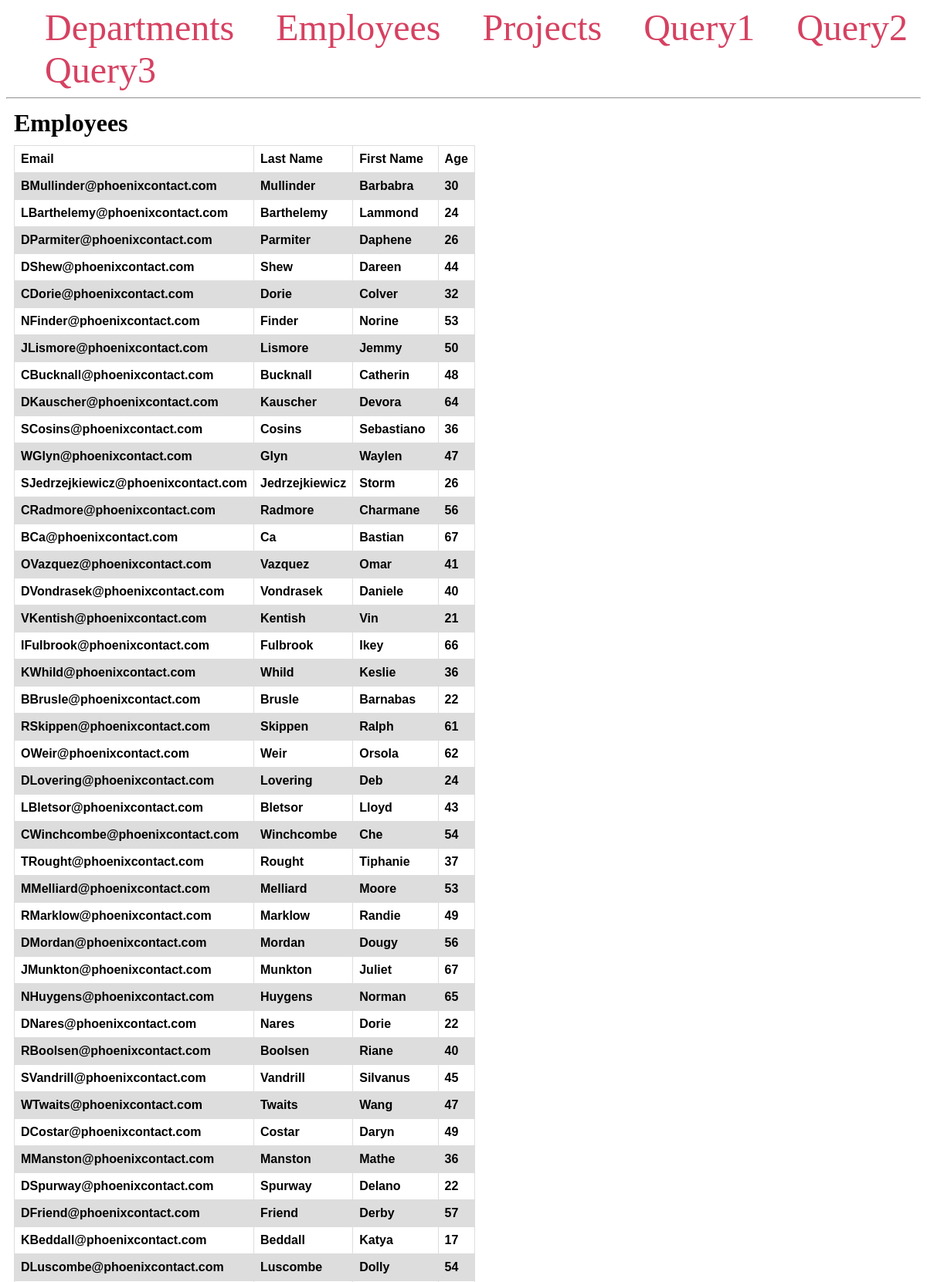
The page /employees (upper part) on the database its author committed.
### app.py (models this page shows, shortened)
class Employee(db.Model):
   id = db.Column (db.Integer, primary_key=True)
   email = db.Column (db.String(60))
   lastname= db.Column (db.String(60))
   firstname= db.Column (db.String(60))
   age = db.Column(db.Integer)
   department_id = db.Column(db.Integer , db.ForeignKey('department.id'))

### app.py (the view)
@app.route('/employees')
def employees():
   try:
     emp_all = Employee.query.all()
     return render_template('employees.html',emp_all=emp_all)
   except Exception as e:
     error_text = "<p>The error:<br>" + str(e) + "</p>"
     hed = '<h1>Something is broken.</h1>'
     return hed + error_text

### templates/employees.html
{% extends 'base.html' %}
{% block content %}
    <h1 class="title">{% block title %} Employees {% endblock %}</h1>
    <table class = "content">
        <tr>
        <th> Email</th>
        <th>Last Name</th>
        <th>First Name</th>
        <th>Age</th>
    </tr>
        {% for emp in emp_all %}
            <tr>
                <td><b>{{ emp.email }}</b></td>
                <td><b>{{ emp.lastname }}</b></td>
                <td><b>{{ emp.firstname }}</b></td>
                <td><b>{{ emp.age }}</b></td>
            </tr>
            {% endfor %}
        </table>
{% endblock %}

### templates/base.html (style rules this page uses)
table { font-family: arial, sans-serif; border-collapse: collapse; width: 100%; }
td, th { border: 1px solid #dddddd; text-align: left; padding: 8px; }
tr:nth-child(even) { background-color: #dddddd; }
.title { margin: 5px; }
.content { margin: 5px; width: 100%; display: flex; flex-direction: row; flex-wrap: wrap; }

### rows shown on the page
Employee: email "BMullinder@phoenixcontact.com", lastname "Mullinder", firstname "Barbabra", age "30"
Employee: email "LBarthelemy@phoenixcontact.com", lastname "Barthelemy", firstname "Lammond", age "24"
Employee: email "DParmiter@phoenixcontact.com", lastname "Parmiter", firstname "Daphene", age "26"
Employee: email "DShew@phoenixcontact.com", lastname "Shew", firstname "Dareen", age "44"
Employee: email "CDorie@phoenixcontact.com", lastname "Dorie", firstname "Colver", age "32"
Employee: email "NFinder@phoenixcontact.com", lastname "Finder", firstname "Norine", age "53"
Employee: email "JLismore@phoenixcontact.com", lastname "Lismore", firstname "Jemmy", age "50"
Employee: email "CBucknall@phoenixcontact.com", lastname "Bucknall", firstname "Catherin", age "48"
Employee: email "DKauscher@phoenixcontact.com", lastname "Kauscher", firstname "Devora", age "64"
Employee: email "SCosins@phoenixcontact.com", lastname "Cosins", firstname "Sebastiano", age "36"
Employee: email "WGlyn@phoenixcontact.com", lastname "Glyn", firstname "Waylen", age "47"
Employee: email "SJedrzejkiewicz@phoenixcontact.com", lastname "Jedrzejkiewicz", firstname "Storm", age "26"
Employee: email "CRadmore@phoenixcontact.com", lastname "Radmore", firstname "Charmane", age "56"
Employee: email "BCa@phoenixcontact.com", lastname "Ca", firstname "Bastian", age "67"
Employee: email "OVazquez@phoenixcontact.com", lastname "Vazquez", firstname "Omar", age "41"
Employee: email "DVondrasek@phoenixcontact.com", lastname "Vondrasek", firstname "Daniele", age "40"
Employee: email "VKentish@phoenixcontact.com", lastname "Kentish", firstname "Vin", age "21"
Employee: email "IFulbrook@phoenixcontact.com", lastname "Fulbrook", firstname "Ikey", age "66"
Employee: email "KWhild@phoenixcontact.com", lastname "Whild", firstname "Keslie", age "36"
Employee: email "BBrusle@phoenixcontact.com", lastname "Brusle", firstname "Barnabas", age "22"
Employee: email "RSkippen@phoenixcontact.com", lastname "Skippen", firstname "Ralph", age "61"
Employee: email "OWeir@phoenixcontact.com", lastname "Weir", firstname "Orsola", age "62"
Employee: email "DLovering@phoenixcontact.com", lastname "Lovering", firstname "Deb", age "24"
Employee: email "LBletsor@phoenixcontact.com", lastname "Bletsor", firstname "Lloyd", age "43"
Employee: email "CWinchcombe@phoenixcontact.com", lastname "Winchcombe", firstname "Che", age "54"
Employee: email "TRought@phoenixcontact.com", lastname "Rought", firstname "Tiphanie", age "37"
Employee: email "MMelliard@phoenixcontact.com", lastname "Melliard", firstname "Moore", age "53"
Employee: email "RMarklow@phoenixcontact.com", lastname "Marklow", firstname "Randie", age "49"
Employee: email "DMordan@phoenixcontact.com", lastname "Mordan", firstname "Dougy", age "56"
Employee: email "JMunkton@phoenixcontact.com", lastname "Munkton", firstname "Juliet", age "67"
Employee: email "NHuygens@phoenixcontact.com", lastname "Huygens", firstname "Norman", age "65"
Employee: email "DNares@phoenixcontact.com", lastname "Nares", firstname "Dorie", age "22"
Employee: email "RBoolsen@phoenixcontact.com", lastname "Boolsen", firstname "Riane", age "40"
Employee: email "SVandrill@phoenixcontact.com", lastname "Vandrill", firstname "Silvanus", age "45"
Employee: email "WTwaits@phoenixcontact.com", lastname "Twaits", firstname "Wang", age "47"
Employee: email "DCostar@phoenixcontact.com", lastname "Costar", firstname "Daryn", age "49"
Employee: email "MManston@phoenixcontact.com", lastname "Manston", firstname "Mathe", age "36"
Employee: email "DSpurway@phoenixcontact.com", lastname "Spurway", firstname "Delano", age "22"
Employee: email "DFriend@phoenixcontact.com", lastname "Friend", firstname "Derby", age "57"
Employee: email "KBeddall@phoenixcontact.com", lastname "Beddall", firstname "Katya", age "17"
Employee: email "DLuscombe@phoenixcontact.com", lastname "Luscombe", firstname "Dolly", age "54"
